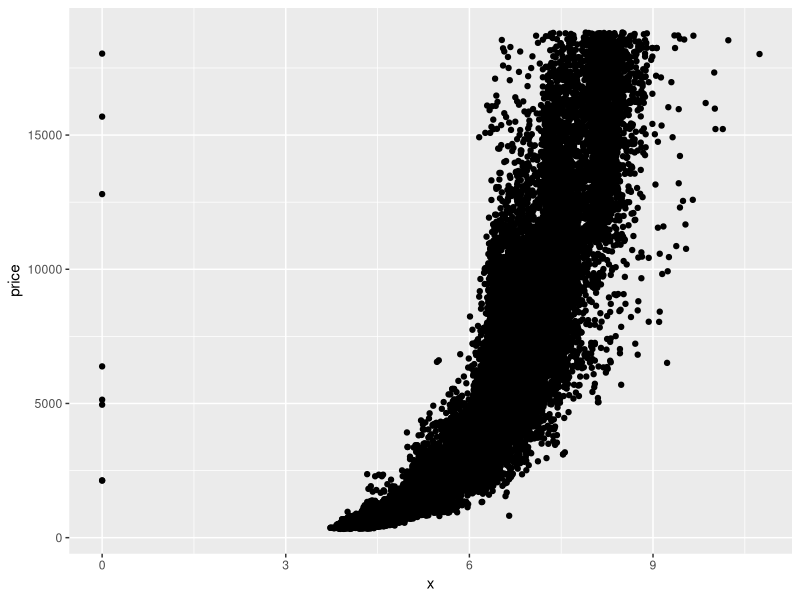
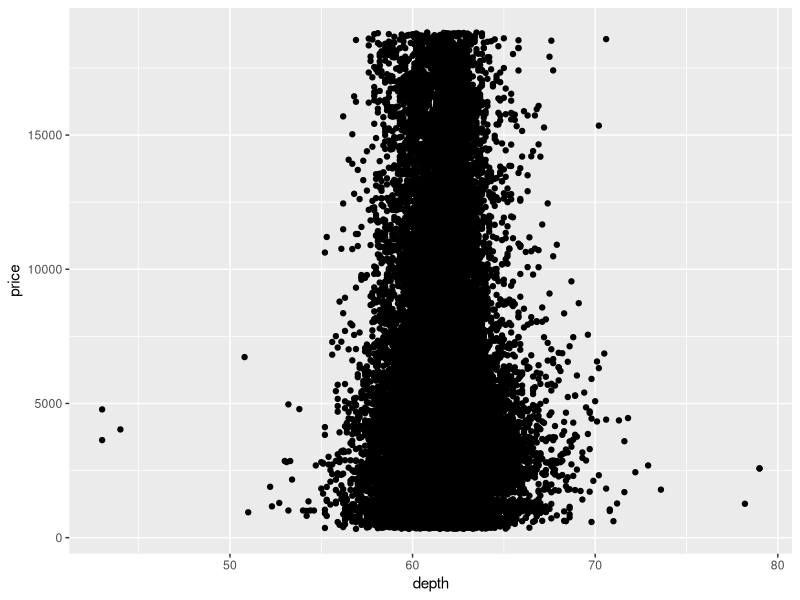
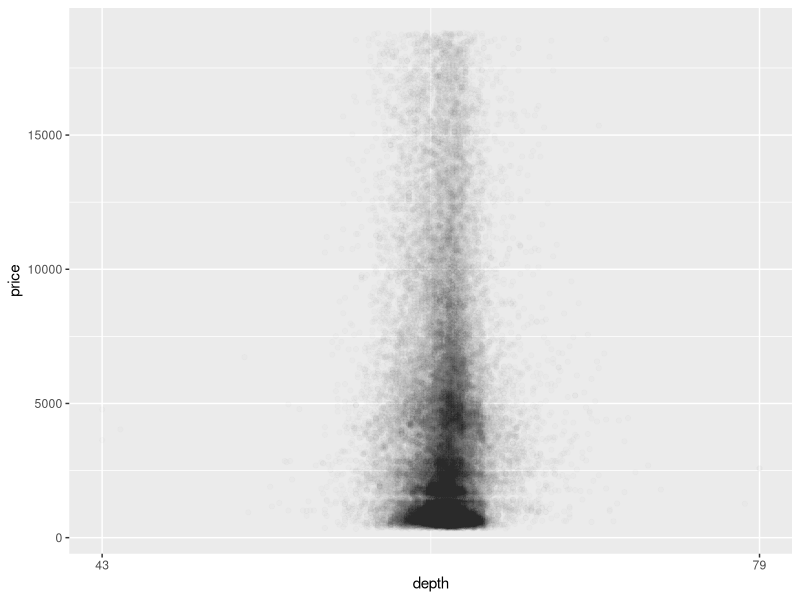
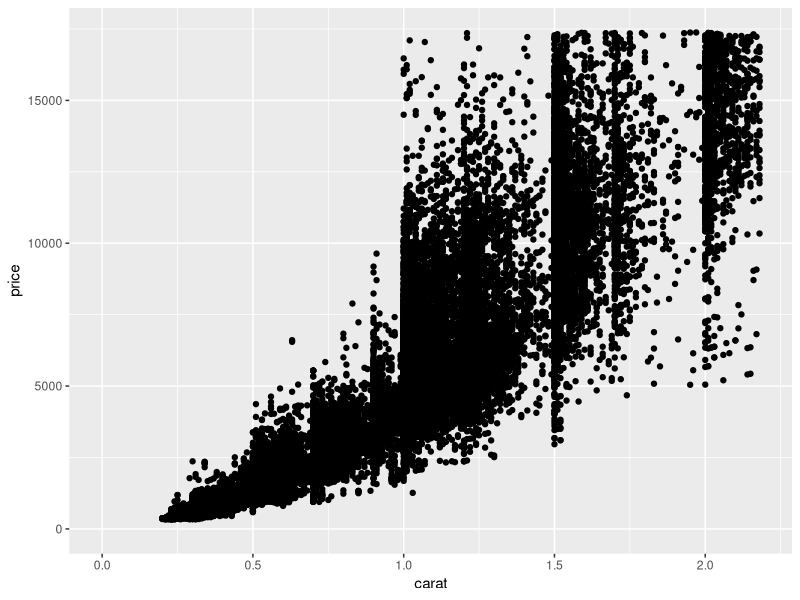
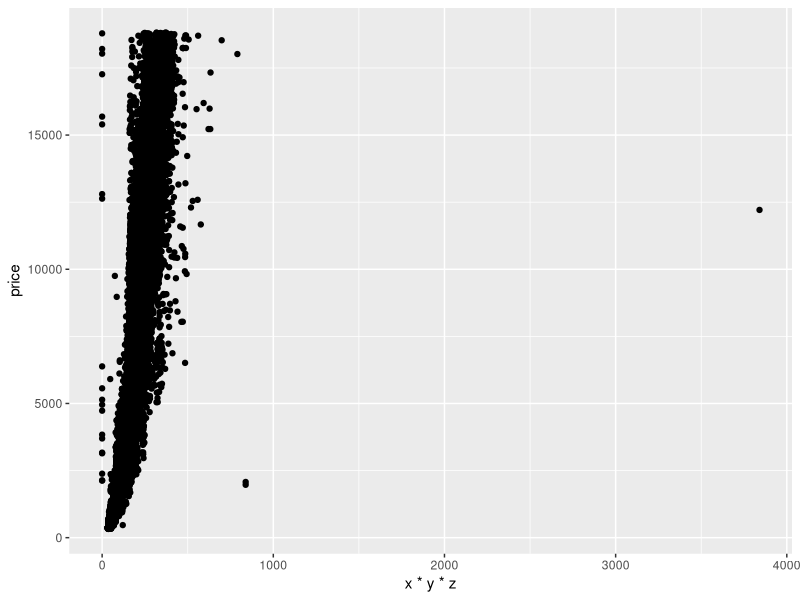
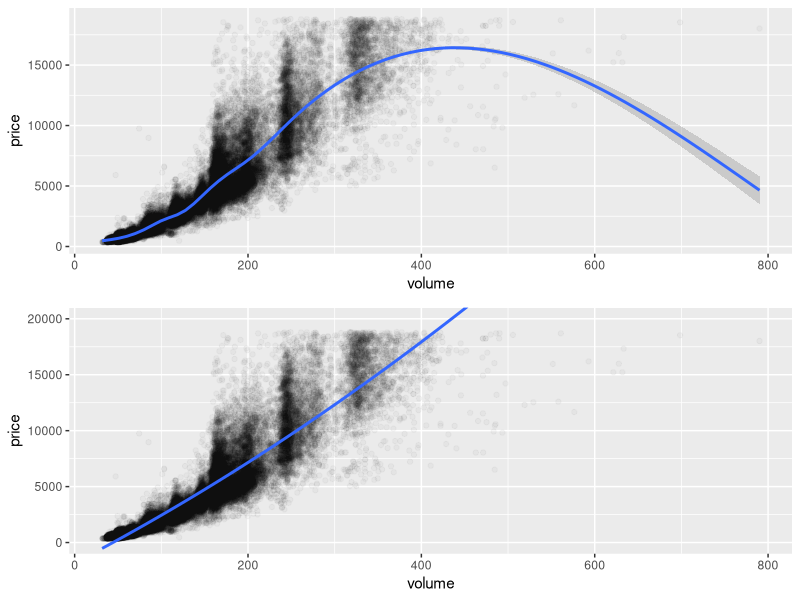
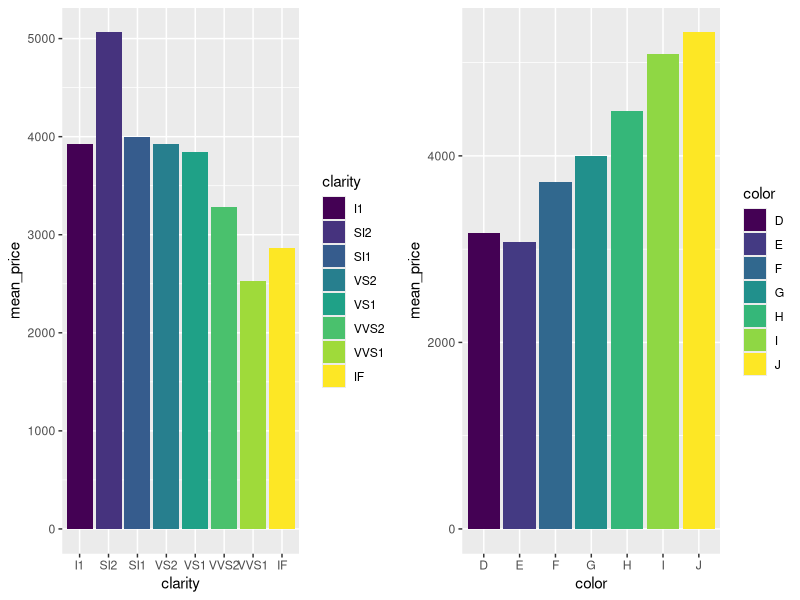
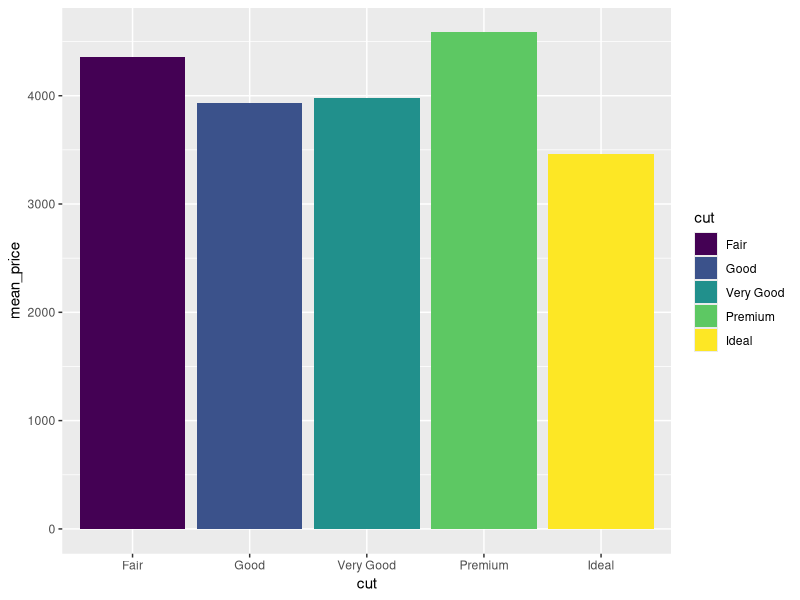

The R source for these figures, in order:
## ---- chunk 1
library(ggplot2)
library(gridExtra)

setwd("D:/Udacity Data Analysis with R/Problem Sets")
data(diamonds)
## ---- chunk 2
ggplot(aes(x = x, y = price), data = diamonds) +
  geom_point()
## ---- chunk 3
with(diamonds, cor.test(price, x, method = 'pearson'))
with(diamonds, cor.test(price, y, method = 'pearson'))
with(diamonds, cor.test(price, z, method = 'pearson'))
## ---- chunk 4
ggplot(aes(x = depth, y = price), data = diamonds) +
  geom_point()
## ---- chunk 5
ggplot(aes(x = depth, y = price), data = diamonds) +
  geom_point(alpha = 1/100) +
  scale_x_continuous(breaks = c(43, 79, 2))
## ---- chunk 6
with(diamonds, cor.test(depth, price, method = 'pearson'))
## ---- chunk 7
ggplot(aes(x = carat, y = price), data = diamonds) +
  geom_point() +
  xlim(0, quantile(diamonds$carat, 0.99)) +
  ylim(0, quantile(diamonds$price, 0.99))
## ---- chunk 8
ggplot(aes(x = x*y*z, y = price), data = diamonds) +
  geom_point()
## ---- chunk 9
diamonds$volume <- diamonds$x * diamonds$y * diamonds$z

head(diamonds)
## ---- chunk 10
with(subset(diamonds, volume > 0 & volume < 800), cor.test(price, volume, method = 'pearson'))
## ---- chunk 11
p0 <-ggplot(aes(x = volume, y = price),
       data = subset(diamonds, volume > 0 & volume < 800)) +
  geom_point(alpha = 1/30)

p1 <- p0 +
  geom_smooth()

p2 <- p0 +
  geom_smooth(method = 'lm', formula = y ~ poly(x, 2), size = 1) +
  coord_cartesian(ylim = c(0, 20000))

grid.arrange(p1, p2, ncol = 1)
## ---- chunk 12
library(dplyr)

diamondsByClarity <- diamonds %>%
  group_by(clarity) %>%
  summarise(mean_price = mean(price),
            median_price = median(price),
            min_price = min(price),
            max_price = max(price),
            n = n()) %>%
  arrange(clarity)


diamondsByClarity
## ---- chunk 13
diamonds_by_clarity <- group_by(diamonds, clarity)
diamonds_mp_by_clarity <- summarise(diamonds_by_clarity, mean_price = mean(price))

diamonds_by_color <- group_by(diamonds, color)
diamonds_mp_by_color <- summarise(diamonds_by_color, mean_price = mean(price))

b1  <- ggplot(aes(x = clarity, y = mean_price, fill = clarity),
              data = diamonds_mp_by_clarity) +
  geom_bar(stat = 'identity')

#diamonds_mp_by_clarity$clarity <- factor(diamonds_mp_by_clarity, levels = c("I1", "SI1", "SI2", "VS1", "VS2", "VVS1", "VVS2", "IF"))

b2 <- ggplot(aes(x = color, y = mean_price, fill = color),
             data = diamonds_mp_by_color) +
  geom_bar(stat = 'identity')

grid.arrange(b1, b2, ncol = 2)
## ---- chunk 14
diamonds_by_cut <- group_by(diamonds, cut)
diamonds_mp_by_cut <- summarise(diamonds_by_cut, mean_price = mean(price))

ggplot(aes(x = cut, y = mean_price, fill = cut), data = diamonds_mp_by_cut) +
  geom_bar(stat = 'identity')
